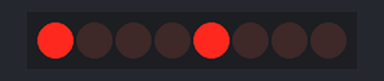
Bench run of a program on a simulated Arduino Uno, built with avr-gcc and run on an emulated ATmega328P. Shown: 8 shift-register outputs drawn as a row of LEDs (first output left, lit = HIGH). Wiring (inferred from the names in the program): shift register (74HC595): data pin 12; shift clock pin 9; latch pin 11. Wiring (inferred from the signals the program sends): row of LEDs: on Q0, Q1, Q2, Q3, Q4, Q5, Q6, Q7.

Above: at 0.07 s.
At 0.52 s:
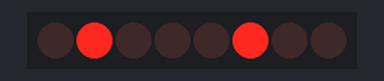
At 1.42 s:
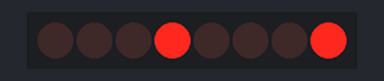
At 2.77 s:
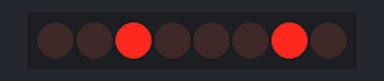
Timing chart, 0 to 3.1 s (numbered marks = the images above):
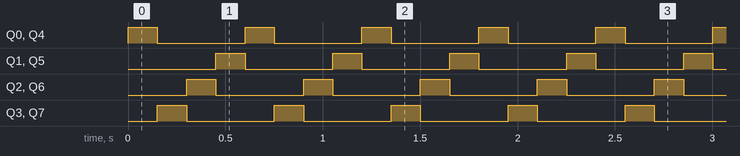

The program:

main.cpp
```cpp
#include <Arduino.h>
int latchPin=11;
int clockPin=9;
int dataPin=12;
int dt=150;
byte binAdd=0b10001000;
int direction=0;

void setup() {
  // put your setup code here, to run once:
Serial.begin(9600);
pinMode(latchPin,OUTPUT);
pinMode(dataPin,OUTPUT);
pinMode(clockPin,OUTPUT);

}

void loop() {
  // put your main code here, to run repeatedly:
// digitalWrite(latchPin,LOW);  //TEST
// shiftOut(dataPin,clockPin,LSBFIRST,binAdd);
// digitalWrite(latchPin,HIGH);

if (direction==1)
{
// Serial.println(binAdd);
digitalWrite(latchPin,LOW);
shiftOut(dataPin,clockPin,LSBFIRST,binAdd);
digitalWrite(latchPin,HIGH);
binAdd=binAdd*128+binAdd/2;
}

if (direction==0)
{
// Serial.println(binAdd);
digitalWrite(latchPin,LOW);
shiftOut(dataPin,clockPin,LSBFIRST,binAdd);
digitalWrite(latchPin,HIGH);
binAdd=binAdd/128+binAdd*2;
}

delay(dt);

}
```

Measured:
- by itself, Q0–7: alternates HIGH for 0.15 s and LOW for 0.45 s
- by itself, everything shown: repeats every 0.60 s, in 4 steps
